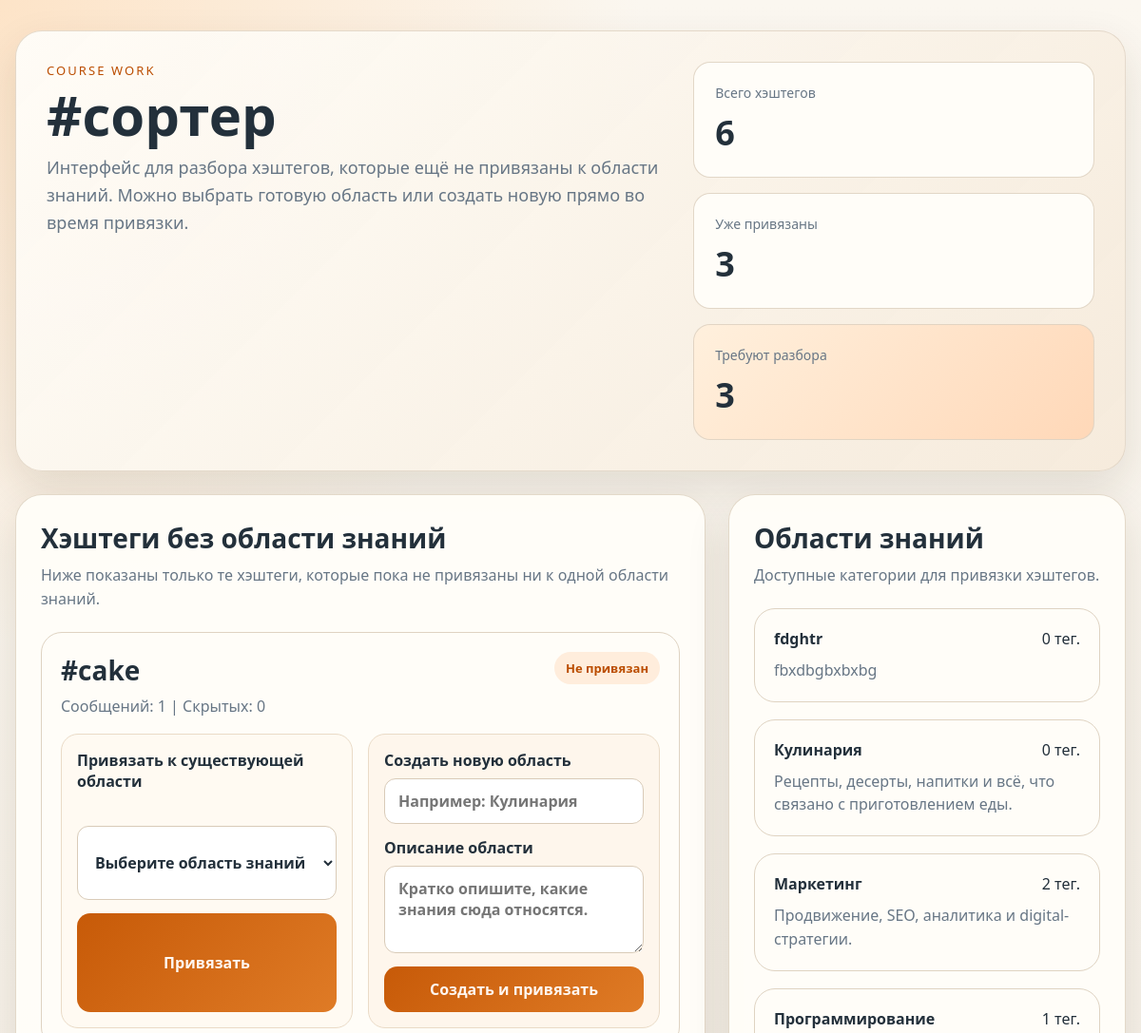
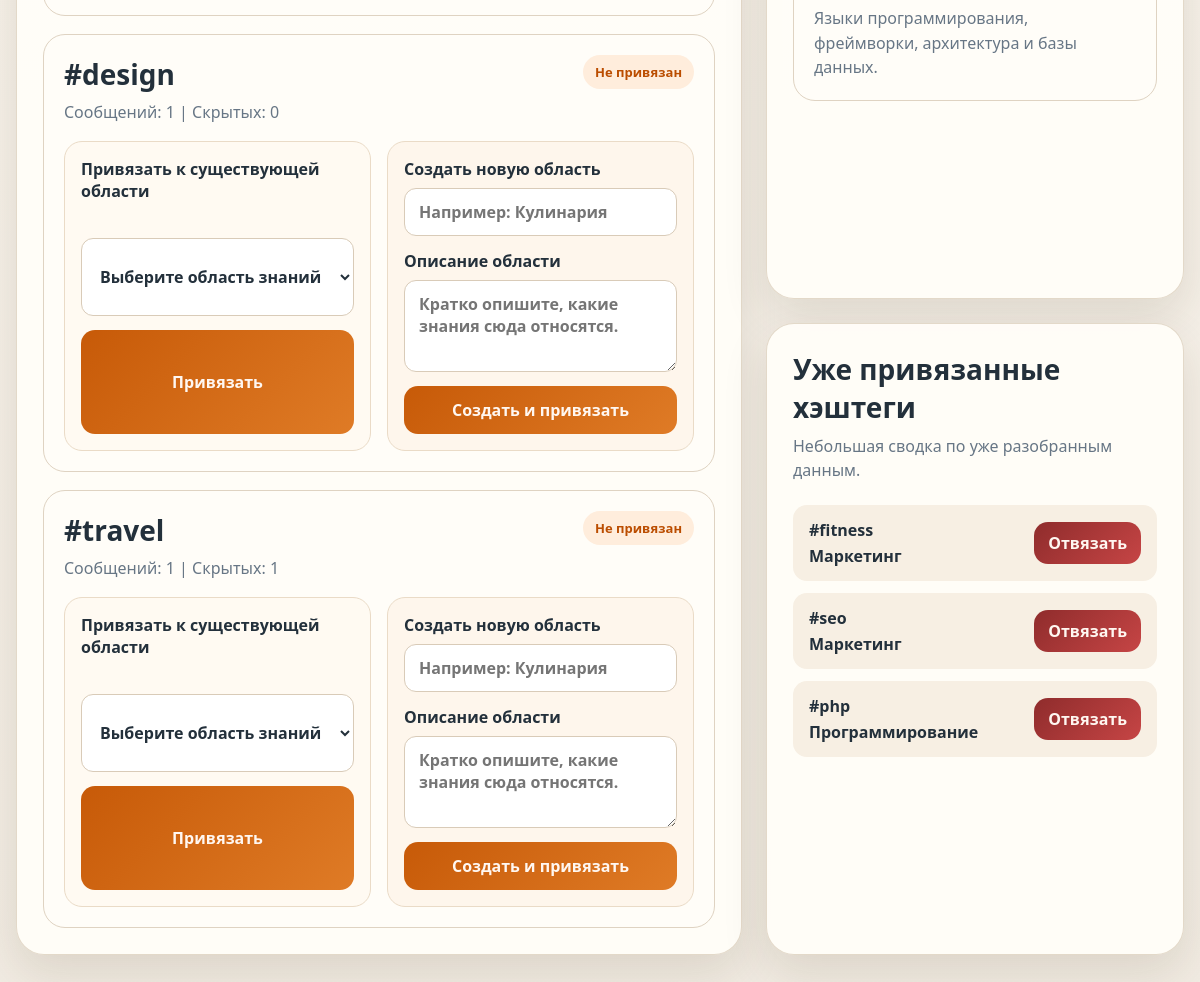
Page /course-work/index.php on the committed database (2 pictures, top to bottom).
### tables this page shows
CREATE TABLE hashtags (
            id INTEGER PRIMARY KEY AUTOINCREMENT,
            name TEXT NOT NULL UNIQUE,
            created_at TEXT NOT NULL
        );

CREATE TABLE fields (
            id INTEGER PRIMARY KEY AUTOINCREMENT,
            name TEXT NOT NULL UNIQUE,
            description TEXT NOT NULL DEFAULT '',
            created_at TEXT NOT NULL
        );

### course-work/index.php (the view, shortened to what this page needs)
<?php
function h(null|string|int|float $value): string
{
    return htmlspecialchars((string) $value, ENT_QUOTES, 'UTF-8');
}
function getPdo(): PDO
{
    $pdo = new PDO('sqlite:' . DB_PATH);
    $pdo->setAttribute(PDO::ATTR_ERRMODE, PDO::ERRMODE_EXCEPTION);
    $pdo->setAttribute(PDO::ATTR_DEFAULT_FETCH_MODE, PDO::FETCH_ASSOC);
    return $pdo;
}
function fetchFields(PDO $pdo): array
{
    $statement = $pdo->query(
        'SELECT f.id, f.name, f.description, COUNT(hf.hashtag_id) AS linked_count
         FROM fields f
         LEFT JOIN hashtag_field hf ON hf.field_id = f.id
         GROUP BY f.id, f.name, f.description
         ORDER BY f.name ASC'
    );
    return $statement->fetchAll();
}
function fetchUnlinkedHashtags(PDO $pdo): array
{
    $statement = $pdo->query(
        'SELECT
            h.id,
            h.name,
            h.created_at,
            COUNT(s.id) AS message_count,
            SUM(CASE WHEN s.is_hidden = 1 THEN 1 ELSE 0 END) AS hidden_count
         FROM hashtags h
         LEFT JOIN hashtag_field hf ON hf.hashtag_id = h.id
         LEFT JOIN sms s ON s.hashtag_id = h.id
         WHERE hf.hashtag_id IS NULL
         GROUP BY h.id, h.name, h.created_at
         ORDER BY h.name ASC'
    );
    return $statement->fetchAll();
}
function fetchLinkedHashtags(PDO $pdo): array
{
    $statement = $pdo->query(
        'SELECT
            h.id AS hashtag_id,
            f.id AS field_id,
            h.name AS hashtag_name,
            f.name AS field_name
         FROM hashtag_field hf
         INNER JOIN hashtags h ON h.id = hf.hashtag_id
         INNER JOIN fields f ON f.id = hf.field_id
         ORDER BY f.name ASC, h.name ASC'
    );
    return $statement->fetchAll();
}
$pdo = getPdo();
$fields = fetchFields($pdo);
$unlinkedHashtags = fetchUnlinkedHashtags($pdo);
$linkedHashtags = fetchLinkedHashtags($pdo);
$allHashtagsCount = (int) $pdo->query('SELECT COUNT(*) FROM hashtags')->fetchColumn();
$linkedHashtagsCount = $allHashtagsCount - count($unlinkedHashtags);
$unlinkedHashtagsCount = count($unlinkedHashtags);
?>
<!DOCTYPE html>
<html lang="ru">
<head>
    <link rel="stylesheet" href="style.css">
</head>
<body>
<div class="page-shell">
    <header class="hero">
        <div class="hero__copy">
            <p class="eyebrow">Course Work</p>
            <h1>#сортер</h1>
            <p class="hero__lead">
                Интерфейс для разбора хэштегов, которые ещё не привязаны к области знаний.
                Можно выбрать готовую область или создать новую прямо во время привязки.
            </p>
        </div>
        <div class="hero__stats">
            <article class="stat-card">
                <span class="stat-card__label">Всего хэштегов</span>
                <strong class="stat-card__value"><?= h($allHashtagsCount) ?></strong>
            </article>
            <article class="stat-card">
                <span class="stat-card__label">Уже привязаны</span>
                <strong class="stat-card__value"><?= h($linkedHashtagsCount) ?></strong>
            </article>
            <article class="stat-card stat-card--accent">
                <span class="stat-card__label">Требуют разбора</span>
                <strong class="stat-card__value"><?= h($unlinkedHashtagsCount) ?></strong>
            </article>
        </div>
    </header>
    <main class="layout">
        <section class="panel panel--wide">
            <div class="panel__header">
                <div>
                    <h2>Хэштеги без области знаний</h2>
                    <p>Ниже показаны только те хэштеги, которые пока не привязаны ни к одной области знаний.</p>
                </div>
            </div>
            <?php if ($unlinkedHashtags === []): ?>
                <p class="empty-state">
                    Все хэштеги уже разобраны и привязаны к областям знаний.
                </p>
            <?php else: ?>
                <div class="hashtag-list">
                    <?php foreach ($unlinkedHashtags as $hashtag): ?>
                        <article class="hashtag-card">
                            <div class="hashtag-card__summary">
                                <div>
                                    <p class="hashtag-name">#<?= h($hashtag['name']) ?></p>
                                    <p class="meta">
                                        Сообщений: <?= h((int) $hashtag['message_count']) ?> |
                                        Скрытых: <?= h((int) $hashtag['hidden_count']) ?>
                                    </p>
                                </div>
                                <span class="badge">Не привязан</span>
                            </div>
                            <div class="action-grid">
                                <form method="post" class="inline-form">
                                    <label>
                                        <span>Привязать к существующей области</span>
                                        <select name="field_id" required>
                                            <option value="">Выберите область знаний</option>
                                        </select>
                                    </label>
                                    <button type="submit">Привязать</button>
                                </form>
                                <form method="post" class="inline-form inline-form--soft">
                                    <label>
                                        <span>Создать новую область</span>
                                        <input type="text" name="field_name" placeholder="Например: Кулинария" required>
                                    </label>
                                    <label>
                                        <span>Описание области</span>
                                        <textarea name="field_description" rows="3" placeholder="Кратко опишите, какие знания сюда относятся."></textarea>
                                    </label>
                                    <button type="submit">Создать и привязать</button>
                                </form>
                            </div>
                        </article>
                    <?php endforeach; ?>
                </div>
            <?php endif; ?>
        </section>
        <aside class="side-column">
            <section class="panel">
                <div class="panel__header">
                    <div>
                        <h2>Области знаний</h2>
                        <p>Доступные категории для привязки хэштегов.</p>
                    </div>
                </div>
                <div class="field-list">
                    <?php foreach ($fields as $field): ?>
                        <article class="field-card">
                            <div class="field-card__head">
                                <strong><?= h($field['name']) ?></strong>
                                <span><?= h((int) $field['linked_count']) ?> тег.</span>
                            </div>
                            <p><?= h($field['description']) ?></p>
                        </article>
                    <?php endforeach; ?>
                </div>
            </section>
            <section class="panel">
                <div class="panel__header">
                    <div>
                        <h2>Уже привязанные хэштеги</h2>
                        <p>Небольшая сводка по уже разобранным данным.</p>
                    </div>
                </div>
                <?php if ($linkedHashtags === []): ?>
                    <p class="empty-state">Пока нет ни одной привязки.</p>
                <?php else: ?>
                    <ul class="linked-list">
                        <?php foreach ($linkedHashtags as $link): ?>
                            <li>
                                <div class="linked-list__meta">
                                    <span>#<?= h($link['hashtag_name']) ?></span>
                                    <strong><?= h($link['field_name']) ?></strong>
                                </div>
                                <form method="post" class="unlink-form">
                                    <button type="submit" class="button-link-danger">Отвязать</button>
                                </form>
                            </li>
                        <?php endforeach; ?>
                    </ul>
                <?php endif; ?>
            </section>
        </aside>
    </main>
</div>
</body>
</html>

### course-work/style.css (style rules this page uses)
:root { --bg: #f4f1ea; --surface: #fffdf8; --surface-soft: #f7efe3; --ink: #23303b; --muted: #677685; --line: #dfd3c2; --accent: #bb4d00; --accent-soft: #ffeddc; --success: #177245; --success-soft: #e8f8ef; --error: #aa2e2e; --error-soft: #fde9e9; --shadow: 0 18px 45px rgba(69, 49, 18, 0.12); --radius-lg: 28px; --radius-md: 18px; --radius-sm: 12px; }
* { box-sizing: border-box; }
body { margin: 0; min-height: 100vh; font-family: "Segoe UI", Tahoma, sans-serif; color: var(--ink); background: radial-gradient(circle at top left, rgba(255, 212, 167, 0.55), transparent 28%), linear-gradient(180deg, #fbf7f0 0%, #f1ebe2 100%); }
.page-shell { width: min(1280px, calc(100% - 32px)); margin: 32px auto 48px; }
.hero { display: grid; grid-template-columns: 1.4fr 0.9fr; gap: 24px; padding: 32px; background: linear-gradient(135deg, rgba(255, 253, 248, 0.96), rgba(245, 233, 218, 0.92)); border: 1px solid rgba(223, 211, 194, 0.8); border-radius: var(--radius-lg); box-shadow: var(--shadow); }
.eyebrow { margin: 0 0 10px; font-size: 13px; letter-spacing: 0.16em; text-transform: uppercase; color: var(--accent); }
.hero h1 { margin: 0 0 14px; font-size: clamp(34px, 5vw, 58px); line-height: 0.95; }
.hero__lead { margin: 0; max-width: 64ch; color: var(--muted); font-size: 18px; line-height: 1.6; }
.hero__stats { display: grid; gap: 16px; }
.stat-card { padding: 22px; border-radius: var(--radius-md); background: var(--surface); border: 1px solid rgba(223, 211, 194, 0.9); }
.stat-card--accent { background: linear-gradient(135deg, #fff0dd, #ffd8b8); }
.stat-card__label { display: block; margin-bottom: 8px; color: var(--muted); font-size: 14px; }
.stat-card__value { font-size: 36px; }
.layout { display: grid; grid-template-columns: minmax(0, 1.65fr) minmax(300px, 0.95fr); gap: 24px; margin-top: 24px; }
.side-column { display: grid; gap: 24px; }
.panel { padding: 26px; background: rgba(255, 253, 248, 0.96); border: 1px solid rgba(223, 211, 194, 0.86); border-radius: var(--radius-lg); box-shadow: var(--shadow); }
.panel__header h2 { margin: 0; font-size: 28px; }
.panel__header p { margin: 8px 0 0; color: var(--muted); line-height: 1.55; }
.hashtag-list, .field-list { display: grid; gap: 18px; margin-top: 22px; }
.hashtag-card, .field-card { padding: 20px; background: var(--surface); border: 1px solid var(--line); border-radius: 22px; }
.hashtag-card__summary, .field-card__head { display: flex; justify-content: space-between; align-items: flex-start; gap: 16px; }
.hashtag-name { margin: 0; font-size: 28px; font-weight: 700; }
.meta { margin: 8px 0 0; color: var(--muted); }
.badge { padding: 8px 12px; border-radius: 999px; background: var(--accent-soft); color: var(--accent); font-size: 13px; font-weight: 700; white-space: nowrap; }
.action-grid { display: grid; grid-template-columns: repeat(2, minmax(0, 1fr)); gap: 16px; margin-top: 18px; }
.inline-form { display: grid; gap: 14px; padding: 16px; background: #fffaf2; border: 1px solid #eadbc7; border-radius: 18px; }
.inline-form--soft { background: #fef6ec; }
.inline-form label { display: grid; gap: 8px; font-weight: 600; }
.inline-form span { color: var(--ink); }
input, select, textarea, button { font: inherit; }
input, select, textarea { width: 100%; padding: 12px 14px; color: var(--ink); background: #ffffff; border: 1px solid #d9cbb8; border-radius: var(--radius-sm); }
textarea { resize: vertical; }
button { padding: 13px 16px; border: none; border-radius: 14px; color: #fff7f1; background: linear-gradient(135deg, #c75a08, #df7b26); font-weight: 700; cursor: pointer; transition: transform 0.18s ease, box-shadow 0.18s ease; }
.field-card p { margin: 10px 0 0; color: var(--muted); line-height: 1.55; }
.linked-list { margin: 22px 0 0; padding: 0; list-style: none; display: grid; gap: 12px; }
.linked-list li { display: flex; justify-content: space-between; align-items: center; gap: 12px; padding: 14px 16px; background: var(--surface-soft); border-radius: 14px; }
.linked-list__meta { display: grid; gap: 4px; }
.linked-list span { font-weight: 700; }
.unlink-form { margin: 0; }
.button-link-danger { padding: 10px 14px; background: linear-gradient(135deg, #8f2c2c, #c64545); }

### rows in the picture
hashtags: name "cake", message_count "1", hidden_count "0"
hashtags: name "design", message_count "1", hidden_count "0"
hashtags: name "travel", message_count "1", hidden_count "1"
fields: name "fdghtr", linked_count "0", description "fbxdbgbxbxbg"
fields: name "Кулинария", linked_count "0", description "Рецепты, десерты, напитки и всё, что связано с приготовлением еды."
fields: name "Маркетинг", linked_count "2", description "Продвижение, SEO, аналитика и digital-стратегии."
fields: name "Программирование", linked_count "1", description "Языки программирования, фреймворки, архитектура и базы данных."
hashtags: name "fitness", fields.name "Маркетинг"
hashtags: name "seo", fields.name "Маркетинг"
hashtags: name "php", fields.name "Программирование"

### other values in the picture
$allHashtagsCount "6"
$linkedHashtagsCount "3"
$unlinkedHashtagsCount "3"
